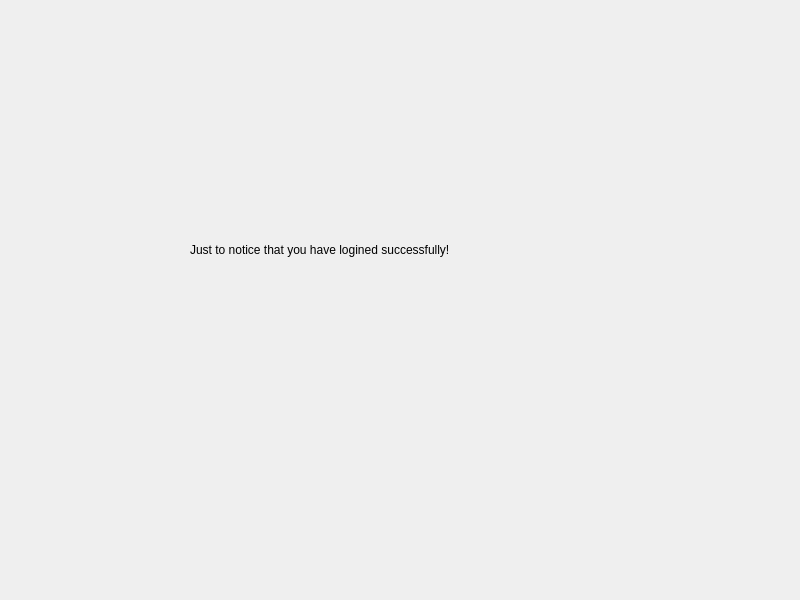
<?xml version="1.0" encoding="UTF-8"?>
<ui version="4.0">
 <class>Info</class>
 <widget class="QWidget" name="Info">
  <property name="geometry">
   <rect>
    <x>0</x>
    <y>0</y>
    <width>800</width>
    <height>600</height>
   </rect>
  </property>
  <property name="windowTitle">
   <string>Form</string>
  </property>
  <widget class="QLabel" name="label">
   <property name="geometry">
    <rect>
     <x>190</x>
     <y>240</y>
     <width>381</width>
     <height>20</height>
    </rect>
   </property>
   <property name="text">
    <string>Just to notice that you have logined successfully!</string>
   </property>
  </widget>
 </widget>
 <resources/>
 <connections/>
</ui>
